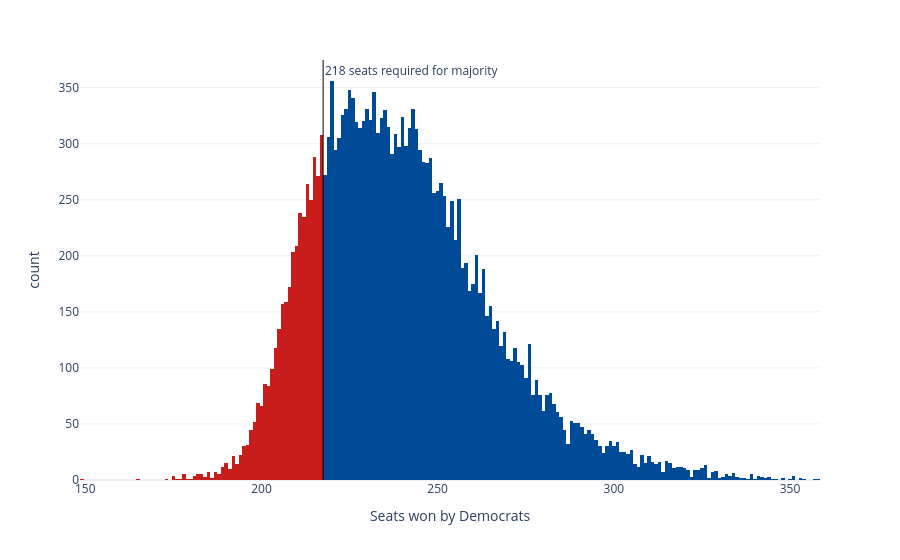

Notebook cell for this chart:
### Code cell
sims_hist = px.histogram(seat_sims, x='seats', nbins=np.unique(seat_sims['seats']).shape[0]*2, color='winner',
                         color_discrete_map={'Democrats': '#004b97', 'Republicans': '#c71e1d'},
                         labels={'seats':'Seats won by Democrats', 'winner': 'Winner'}, template='plotly_white')
sims_hist.update_traces(showlegend=False)
sims_hist.add_vline(x=217.5, line_width=1, line_color='black', annotation_text='218 seats required for majority', 
                    annotation_position='top right')
sims_hist

### Figure 1 — Plotly figure (JSON) as saved in the notebook; plotly's stock layout.template omitted (floating-point values rounded to 4 significant figures; data arrays with more than 128 entries replaced by an {"elided": "..."} marker saying what was removed)
{"data": [{"bingroup": "x", "hovertemplate": "Winner=Republicans<br>Seats won by Democrats=%{x}<br>count=%{y}<extra></extra>", "legendgroup": "Republicans", "marker": {"color": "#c71e1d", "pattern": {"shape": ""}}, "name": "Republicans", "nbinsx": 364, "orientation": "v", "showlegend": false, "type": "histogram", "x": {"elided": "3717 int values"}, "xaxis": "x", "yaxis": "y"}, {"bingroup": "x", "hovertemplate": "Winner=Democrats<br>Seats won by Democrats=%{x}<br>count=%{y}<extra></extra>", "legendgroup": "Democrats", "marker": {"color": "#004b97", "pattern": {"shape": ""}}, "name": "Democrats", "nbinsx": 364, "orientation": "v", "showlegend": false, "type": "histogram", "x": {"elided": "16283 int values"}, "xaxis": "x", "yaxis": "y"}], "layout": {"annotations": [{"showarrow": false, "text": "218 seats required for majority", "x": 217.5, "xanchor": "left", "xref": "x", "y": 1, "yanchor": "top", "yref": "y domain"}], "barmode": "relative", "legend": {"title": {"text": "Winner"}, "tracegroupgap": 0}, "margin": {"t": 60}, "shapes": [{"line": {"color": "black", "width": 1}, "type": "line", "x0": 217.5, "x1": 217.5, "xref": "x", "y0": 0, "y1": 1, "yref": "y domain"}], "xaxis": {"anchor": "y", "domain": [0, 1], "title": {"text": "Seats won by Democrats"}}, "yaxis": {"anchor": "x", "domain": [0, 1], "title": {"text": "count"}}}}
